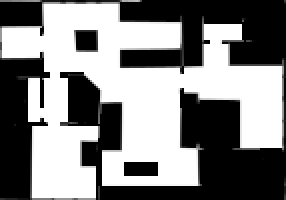
#> input picture Map.png, 143 x 100 px (shown 2 times larger)
$ python StochasticMotion.py
#> lines starting #> are read from the running program, lines starting #| are printed output that depends on the picture; after the words box and inside, x2 and y2 are one past the last pixel; in counts of white or black regions, pixels touching at a corner belong together
from PIL import Image
import numpy as np

import matplotlib
matplotlib.use('Agg')

import matplotlib.pyplot as plt
import matplotlib.image as mpimg

def stochastic_value(grid, costML, goal, cost_step, collision_cost, incentive, N=10, tol = .001, vec_out = False):
#> called with grid = array of shape (5, 4), goal = (0, 0), cost_step = 1, collision_cost = 255, incentive = 0, N = 10, tol = 0.001, vec_out = False
    from scipy.signal import convolve2d

    # Puts the walls back in after convolution
    wall = np.vectorize(lambda x, y: y if y > 0 else x)

    # Gets the policy matrix
    if vec_out:
        p = np.vectorize(vec_policy)
    else:
        p = np.vectorize(calc_policy)

    # The main method
    value, change, i = grid, grid, 0
    while i < N and np.max(change) > tol:
        # Generating possibilities from rotations
        possibilities = []
        for costM in costML:
            update = convolve2d(value, costM, mode='same', boundary='fill', fillvalue=collision_cost)
            update = update + cost_step
            update = wall(update,grid)
            possibilities.append(update)
            #print(update)

        # Mixing all grids
        m1 = possibilities[0]
        for m2 in possibilities[1:]:
            m1 = np.minimum(m1,m2)

        replaced = m1[goal]
        m1[goal] = incentive

        #print(m1)
        i += 1
        change = np.abs(m1 - value)
        y,x = goal
        #print(change[y-20:y+10,x-5:x+5])
        #print(np.max(change))
        value = m1

    value[goal] = replaced

    # Sometimes, the goal doesn't overcome the cost of collision, in that case,
    # only part of the map will gradient towards the goal, the rest will prefer collision
    if np.max(value) > collision_cost:
        raise ValueError("Goal did not propogate, decrease collision_cost.")

    # Generate arrays for policy
    i, j = value.shape
    padded = np.ones((i+1,j+1))*collision_cost*1000
    padded[0:i,0:j] = value

    u = np.roll(padded,1,axis=0)[0:i,0:j]
    r = np.roll(padded,-1 ,axis=1)[0:i,0:j]
    l = np.roll(padded,1,axis=1)[0:i,0:j]
    d = np.roll(padded,-1 ,axis=0)[0:i,0:j]

    policy = p(value,u,r,l,d,grid)

    if not vec_out:
        policy[goal] = 'x'

    return value, policy


def calc_policy(x,u,r,l,d,g):
    best = min(u,r,l,d)
    if g <= 0:
        if x == 0:
            return 'x'
        else:
            if u == best:
                return '^'
            elif r == best:
                return '>'
            elif l == best:
                return '<'
            elif d == best:
                return 'v'
    else:
        return 'w'

def vec_policy(x,u,r,l,d,g):
    best = min(u,r,l,d)
    if g <= 0:
        if x == 0:
            return (0,0)
        else:
            if u == best:
                return (0,1)
            elif r == best:
                return (1,0)
            elif l == best:
                return (-1,0)
            elif d == best:
                return (0,-1)
    else:
        return (0,0)


def test():
    grid = np.array([[0, 1, 1, 0],
                     [0, 0, 0, 0],
                     [0, 0, 0, 0],
                     [0, 0, 0, 0],
                     [0, 1, 1, 0]])

    costM = np.array([[0.  ,.5,0.  ],
                      [.25  ,0. ,.25],
                      [0.  ,0. ,0.  ]])
    costM /= np.sum(costM)  # Cost Matrix must be normalized

    # Generating rotation matricies
    rotML = [np.rot90(costM,i) for i in range(4)]

    # Some other necessary values
    goal = (0, 0)
    cost_step = 1
    collision_cost = 255
    grid *= collision_cost

    val, policy = stochastic_value(grid, rotML, goal, cost_step, collision_cost, incentive = 0)

    return val, policy

def apartment(w1=100):
#> called with w1 = 100
    from random import randint

    # Import the map from Map.png
    apt_map = Image.open("Map.png")
#> apt_map is the input picture: PIL image 143x100 RGBA; mean R, G, B, A 128.5, 128.5, 128.5, 250.2
    apt_map = apt_map.convert('L')
#> apt_map: PIL image 143x100 L

    # Resize, maintaining aspect ratio
    w0, h0 = apt_map.size
#> w0 = 143; h0 = 100
    h1 = int(float(h0)/float(w0)*w1)
#> h1 = 69
    apt_map = apt_map.resize((w1,h1))
#> apt_map: PIL image 100x69 L

    # Convert to an array
    M = np.array(apt_map)
    M = M[:,:]
    t = np.vectorize(lambda x: 1. if x<255 else 0.)
    grid = t(M)
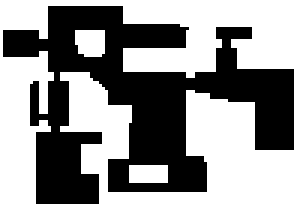
#> grid: shape (69, 100) float64 (shown 3 times larger); values 0 (black) and 1 (white), 57% white; 1 black region, box (x1, y1, x2, y2) and area: (1, 2, 98, 68) 2965

    costM = np.array([[2,3,4,3,2],
                      [3,4,5,4,3],
                      [2,3,1,3,2],
                      [1,2,1,2,1],
                      [0,1,0,1,0]],dtype='float64')

    costM /= np.sum(costM)  # Cost Matrix must be normalized

    # Generating rotation matricies
    rotML = [np.rot90(costM,i) for i in range(4)]

    # Some other necessary values
    cost_step = 1.
    collision_cost = 1

    grid *= collision_cost  # Use the collision_cost as the wall value

    # Find a random goal
    goal = (randint(0,grid.shape[0]-1), randint(0,grid.shape[1]-1))
#> goal = (49, 97)
    while grid[goal] != 0:   # While the goal is not a wall
        goal = (randint(0,grid.shape[0]-1), randint(0,grid.shape[1]-1))
#> this loop made 0 passes

    # Run the stochasic pathfinder
    val, policy = stochastic_value(grid, rotML, goal, cost_step, collision_cost, N=1000, incentive = -1e10, tol = .1, vec_out = True)
#> call 2 of stochastic_value, with goal = (49, 97), cost_step = 1, collision_cost = 1, incentive = -1e+10, N = 1000, tol = 0.1, vec_out = True
#> in stochastic_value (call 2), `value, change, i = grid, grid, 0`: i = 0
#> the loop in stochastic_value (call 2), `while i < N and np.max(change) > tol:` made 1000 passes
#> replaced on passes 1 to 3: 1.49, -188679243.3, -551797790.3
#> pass 1, in stochastic_value (call 2), `m1 = possibilities[0]`:
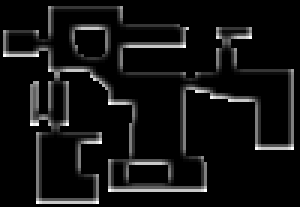
#> m1: shape (69, 100) float64 (shown 3 times larger); min 1, max 1.79, mean 1.06; drawn with min black and max white
#> after the loop in stochastic_value (call 2), `while i < N and np.max(change) > tol:`:
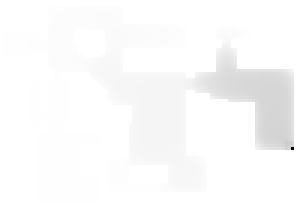
#> m1: shape (69, 100) float64 (shown 3 times larger); min -1e+10, max 1, mean -167433714.7; drawn with min black and max white
#> after the loop in stochastic_value (call 2), `while i < N and np.max(change) > tol:`:
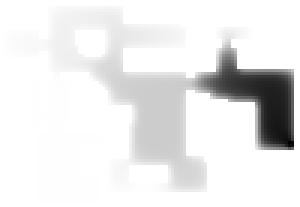
#> update: shape (69, 100) float64 (shown 3 times larger); min -1.81e+09, max 1, mean -151767289; drawn with min black and max white
#> after the loop in stochastic_value (call 2), `while i < N and np.max(change) > tol:`: i = 1000
#> in stochastic_value (call 2), `value[goal] = replaced`: value: shape (69, 100) float64; 0.01% of pixels changed, all inside (x1, y1, x2, y2) = (97, 49, 98, 50)
    px, py = policy
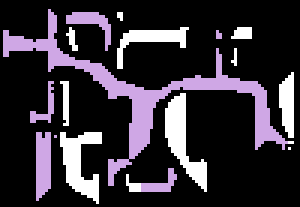
#> px: shape (69, 100) int64 (shown 3 times larger); 3 distinct labels, from -1 to 1; one colour per label, 0 black, -1 white
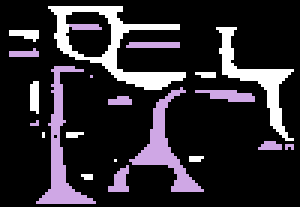
#> py: shape (69, 100) int64 (shown 3 times larger); 3 distinct labels, from -1 to 1; one colour per label, 0 black, -1 white

    # Plot it
    #X, Y = np.meshgrid([y for y in range(grid.shape[0])], [x for x in range(grid.shape[1])])
    fig = plt.figure()
    ax = fig.add_subplot(1, 1, 1)
    plt.imshow(apt_map)
    plt.pcolor(val,cmap=plt.cm.Reds)
    plt.colorbar()
    plt.quiver(px,py)
    c = plt.Circle((goal[1],goal[0]), radius=1, color='r')
    ax.add_patch(c)

    plt.savefig('plot.png')
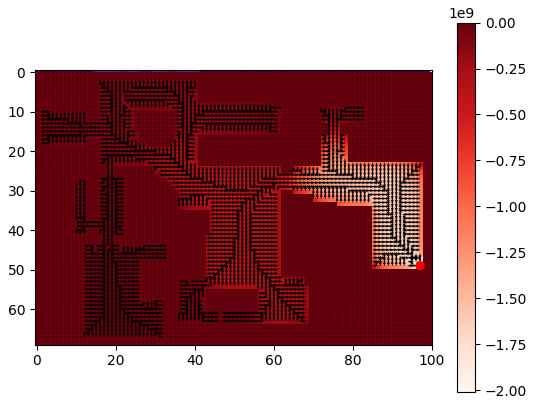
#> figure drawn by matplotlib, 2 panels

if __name__=="__main__":
    # Run Method Tests
    val, policy = test()
    a = (np.round(val) == np.array([[ 137.,  255.,  255.,  160.],
                                    [  18.,   24.,   35.,   68.],
                                    [  31.,   24.,   29.,   46.],
                                    [  64.,   36.,   38.,   70.],
                                    [ 159.,  255.,  255.,  161.]])).all()
    b = (policy == np.array([['x', 'w', 'w', 'v'],
                             ['>', '<', '<', '<'],
                             ['^', '^', '<', '<'],
                             ['^', '^', '^', '<'],
                             ['^', 'w', 'w', '^']])).all()
    print("Testing stochastic_value: Value: {0}, Policy: {1}".format(a,b))
    #print(val)
    #print(policy)
    apartment()
